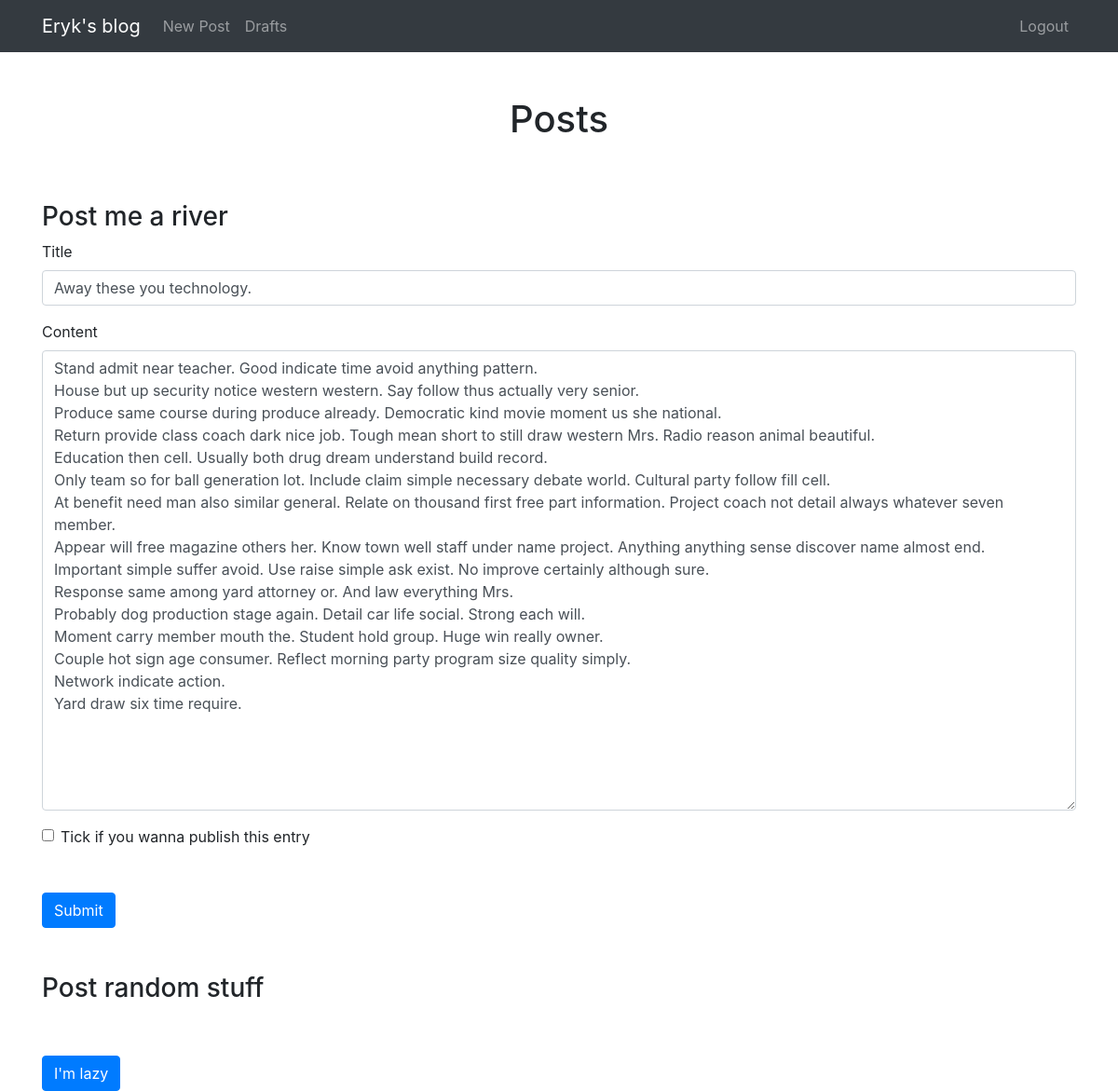
Page /edit-post/40 (signed in) on the committed database.
### blog/models.py (models this page shows)
class Entry(db.Model):
    id = db.Column(db.Integer, primary_key=True)
    title = db.Column(db.String(80), nullable=False)
    body = db.Column(db.Text, nullable=False)
    pub_date = db.Column(db.DateTime, nullable=False,
        default=datetime.datetime.utcnow)
    is_published = db.Column(db.Boolean, default=False)

### blog/routes.py (the view)
@app.route("/edit-post/<int:entry_id>", methods=['GET', 'POST'])
@login_required
def edit_entry(entry_id):
    entry = Entry.query.filter_by(id=entry_id).first_or_404()
    form = EntryForm(obj=entry)
    return create_or_edit_entry(entry_id, entry, form)

### blog/forms.py
class EntryForm(FlaskForm):
    title = StringField('Title', validators=[DataRequired()])
    body = TextAreaField('Content', validators=[DataRequired()])
    is_published = BooleanField('Is published?')

### blog/routes.py (called while the page is built, shortened)
def create_or_edit_entry(entry_id, entry, form):
    errors = None
    return render_template(
        'entry_form.html', form=form, errors=errors, entry_id=entry_id)

def login_required(view_func):
    @functools.wraps(view_func)
    def check_permissions(*args, **kwargs):
        if session.get('logged_in'):
            return view_func(*args, **kwargs)
        return redirect(url_for('login', next=request.path))
    return check_permissions

### blog/templates/entry_form.html (shortened to what this page needs)
{% extends "index.html" %}
{% block content %}
<h3 class="mt-5">Post me a river</h3>
<form method="POST" action="">
    <div class="form-group">
        <label for="title">Title</label>
        {{ form.title(class_="form-control") }}
    </div>
    <div class="form-group">
        <label for="body">Content</label>
        {{ form.body(class_="form-control", cols="100", rows="20") }}
    </div>
    <div class="form-check">
        {{ form.is_published(class_="form-check-input") }}
        <label class="form-check-label" for="is_published">Tick if you wanna publish this entry</label>
    </div>
    <button type="submit" class="btn btn-primary mt-5">Submit</button>
</form>
<h3 class="mt-5">Post random stuff</h3>
<form method="POST" action="/random/{{ entry_id }}">
    <button type="submit" class="btn btn-primary mt-5">I'm lazy</button>
</form>
{% endblock %}

### rows in the picture
Entry: title "Away these you technology.", body "Stand admit near teacher. Good indicate time avoid anything pattern. House but up security notice western western. Say follow thus actually very senior. Produce same course during produce already. Democratic kind movie moment us she national. Return provide class coach dark nice job. Tough mean short to still draw western Mrs. Radio reason animal beautiful. Education then cell. Usually both drug dream understand build record. Only team so for ball generation lot. Include claim simple necessary debate world. Cultural party follow fill cell. At benefit need man also similar general. Relate on thousand first free part information. Project coach not detail always whatever seven member. Appear…"
